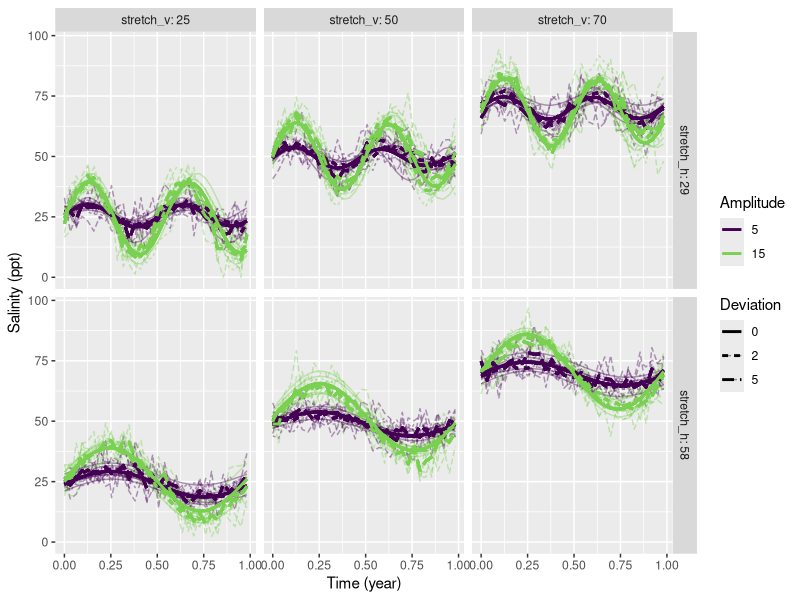
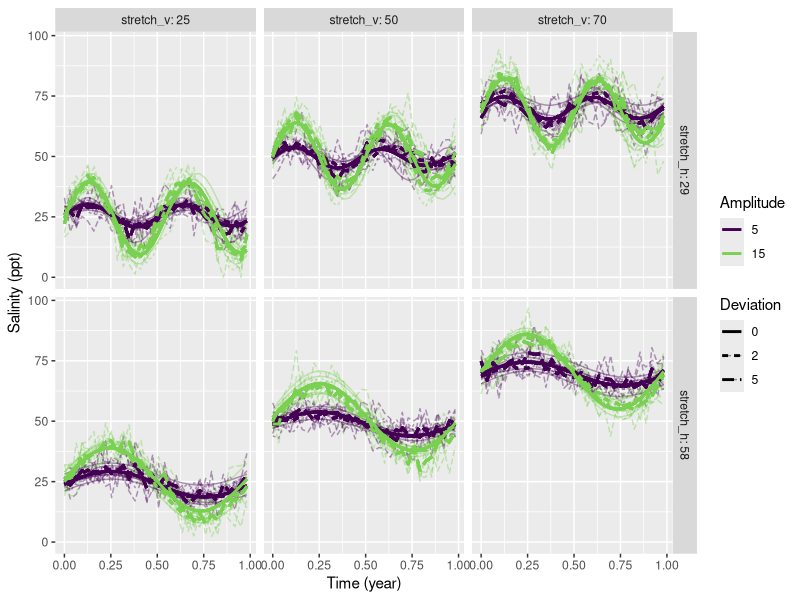

Source code (R) for these figures, in order:
library(tidyverse)

get.salinity = function(amplitude, stretch_h, stretch_v, deviation){
  years = 1
  t_end = years * 3600 * 24 * 365.25
  delta_t = 1e6
  steps_per_year = 3600 * 24 * 365.25 / delta_t
  
  return(data.frame(i = years,
                    time = seq(0, t_end, by = delta_t)) %>% 
           mutate(sal = rnorm(1, amplitude, 2) * 
                    sin(time/3600/24 / rnorm(1, stretch_h, 2)) + 
                    rnorm(1, stretch_v, 2)) %>%
           rowwise() %>%
           mutate(salinity = rnorm(1, sal, deviation)) %>%
           mutate(salinity = ifelse(salinity < 0, 0, salinity)))
}



salinities = data.frame()

for (stretch_v in c(25, 50, 70)){
  for (stretch_h in c(29, 58)){
    for (amplitude in c(5, 15)){
      for (deviation in c(0, 2, 5)){
        for (seed in seq(1, 100, by = 20)){
          s = get.salinity(amplitude, stretch_h, stretch_v, deviation) %>% 
            mutate(amplitude = amplitude,
                   stretch_v = stretch_v,
                   stretch_h = stretch_h,
                   deviation = deviation,
                   seed = seed)
          salinities = rbind(salinities, s)
          
        }
      }
    }
  }
}


salinities %>% 
  group_by(time, amplitude, deviation, stretch_h, stretch_v) %>% 
  mutate(m = mean(salinity),
          sd = sd(salinity)) %>%  
  ggplot(., aes(x = time/3600/24/365.25, y = salinity,
                group = interaction(deviation, amplitude, seed),
                linetype = factor(deviation), 
                col = factor(amplitude))) +
  geom_line(alpha = 0.4) +
  geom_line(size = 1, aes(y = m)) +
  scale_color_viridis_d(end=0.8) +
  facet_grid(stretch_h~stretch_v,
             labeller = label_both) +
  labs(col = "Amplitude",
       linetype = "Deviation", 
       x = "Time (year)",
       y = "Salinity (ppt)")

ggsave("sine.jpg")
